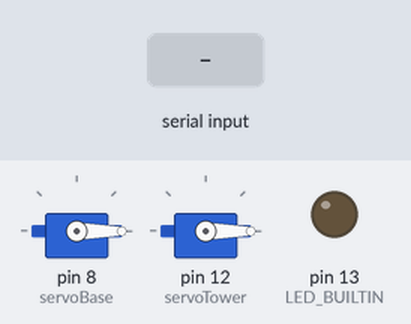
Bench run of a sketch on a simulated Arduino Uno, built with avr-gcc and run on an emulated ATmega328P. Parts: 2 × servo, output pins drawn as LEDs (lit = HIGH). The inputs (shaded band) are chosen by the test bench.

Above: at 1.7 s.
1.8 s: "s90\n" received over Serial
At 5.2 s:
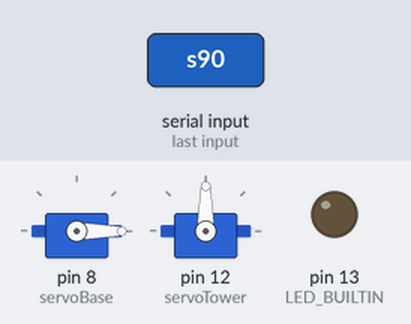
Timing chart, 0 to 6.7 s (numbered marks = the images above; inputs shaded):
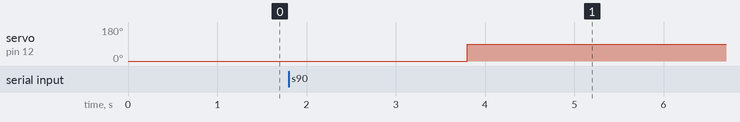

The sketch:

servoControl_new.ino
```cpp
#include <Servo.h>

#define MAX_YAW 180
#define MIN_YAW 0
#define MAX_PITCH 90
#define MIN_PITCH 0

int eulX, eulY, eulZ;
int yaw, pitch;

String eulers;

Servo servoBase, servoTower;  // create servo object to control a servo

void setup() {
  Serial.begin(9600);
  pinMode(LED_BUILTIN, OUTPUT);
  servoBase.attach(8);  // attaches the servo on pin 9 to the servo object
//  servo1.write(0);
  servoTower.attach(12);  // attaches second servo on pin 11
  servoBase.write(0);
  servoTower.write(0);
  delay(500);
}

void loop() {
  if (Serial.available() > 0)
  {
    if(Serial.read() == 's')
      moveTurret();
  }


}

void moveTurret()
{
      eulX = Serial.parseInt();
      eulY = Serial.parseInt();
      eulZ = Serial.parseInt();

      if (eulX >= 90 && eulX < 180)
        pitch = 180-eulX;
      else if(eulX < -90)
        pitch = MIN_PITCH;
      else if(eulX < 90)
        pitch = MAX_PITCH;

      if (eulY <= 0 && eulY >= -180)
        yaw = abs(eulY);
      else if(eulY > 90)
        yaw = MAX_YAW;
      else if(eulY > 0)
        yaw = MIN_YAW;
//
      servoBase.write(yaw);
      servoTower.write(pitch);
}


void checkLED()
{
  if(digitalRead(LED_BUILTIN) == HIGH);
    digitalWrite(LED_BUILTIN,LOW);
  if(digitalRead(LED_BUILTIN) == LOW);
    digitalWrite(LED_BUILTIN,HIGH);

}
```

Measured:
- after the input at 1.8 s, servo on pin 12 (servoTower): 0° → 90° after 2.0 s
